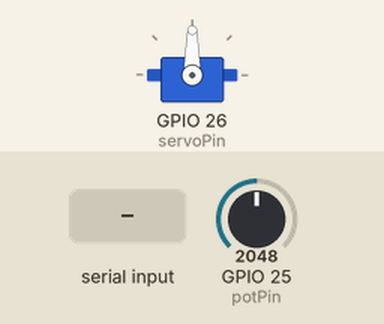
Recording of a sketch running on a simulated ESP32. Shown: servo. Inputs (shaded band) come from the test bench; at power-on: GPIO 25 (potPin) = 2048.

Above: at 1.2 s.
1.3 s: "90,45\n" received over Serial
At 2.5 s:
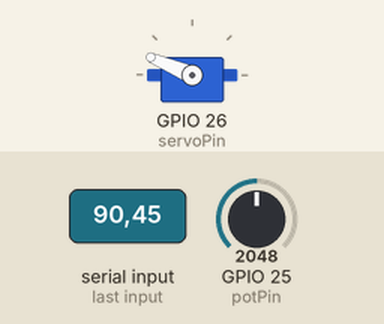
2.8 s: "30,150\n" received over Serial
At 3.8 s:
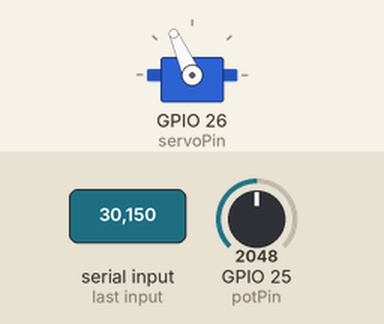
5.8 s: "90\n" received over Serial
At 6.1 s:
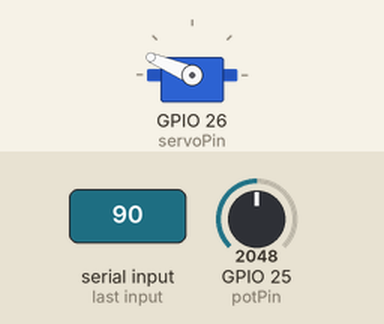
Timing chart, 0 to 8.3 s (numbered marks = the images above; inputs shaded):
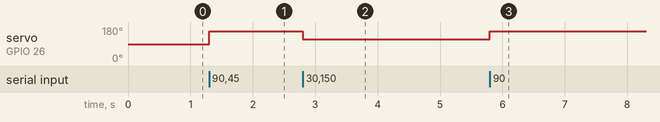

The sketch:

brake.ino
```cpp
#include <Arduino.h>
#include <ESP32Servo.h>

// Define the pin for the servo signal
const int servoPin = 26; // You can choose any PWM-capable pin on ESP32
const int potPin = 25;

// Servo properties
const int minAngle = -180;
const int maxAngle = 180;

// Variables
int currentAngle = 0;
bool stopFlag = false;
int lastPotValue = -1;
unsigned long lastPrintTime = 0; // To store the last print time
const unsigned long printInterval = 500; // Print interval in milliseconds

// Create a Servo object
Servo myservo;

void setup() {
  // Initialize serial communication
  Serial.begin(115200);

  // Attach the servo to the pin
  myservo.attach(servoPin);

  // Wait for serial port to connect
  while (!Serial) {
    delay(10);
  }
}

void loop() {
  // Check for serial input
  if (Serial.available() > 0) {
    String command = Serial.readStringUntil('\n');

    // Check for STOP command
    if (command.equalsIgnoreCase("STOP")) {
      stopFlag = true;
      myservo.detach(); // Stop PWM by detaching the servo
    } else {
      int angle = command.toInt();
      angle = angle * 4 / 3;  // Multiply angle by 4/3
      if (angle >= minAngle && angle <= maxAngle) {
        if (!stopFlag) {
          currentAngle = angle;
          // Map the angle to the PWM range
          int pulseWidth = map(angle, minAngle, maxAngle, 500, 2500); // Standard pulse width range for servos
          myservo.writeMicroseconds(pulseWidth); // Write the PWM value
        }
      }
    }
  }
// Read the value from the potentiometer
int potValue = analogRead(potPin);

  // Check if the potentiometer value has changed
  if (potValue != lastPotValue) {
    // Get the current time
    unsigned long currentTime = millis();

    // Check if the print interval has passed
    if (currentTime - lastPrintTime >= printInterval) {
      // Normalize the potentiometer value to a percentage
      int potPerc = (potValue * 100) / 1780;
      int potPercInv = 100 - potPerc;
      // Check if the percentage is not less than 0
      if (potPercInv >= 0) {
        // Print the potentiometer value to the serial monitor
        Serial.print("Potentiometer Value: ");
        Serial.println(potValue);
        Serial.print("Potentiometer Percentage: ");
        Serial.print(potPercInv);
        Serial.println("%");
      // Update the last print time
      lastPrintTime = currentTime;
    }

    // Update the last potentiometer value
    lastPotValue = potValue;
  }
delay(20); // Small delay to avoid flooding the serial buffer

}
}
```

Measured:
- after the input at 1.3 s, servo on GPIO 26 (servoPin): 90° → 157° at once
- after the input at 2.8 s, servo on GPIO 26 (servoPin): 157° → 114° at once
- after the input at 5.8 s, servo on GPIO 26 (servoPin): 114° → 157° at once
